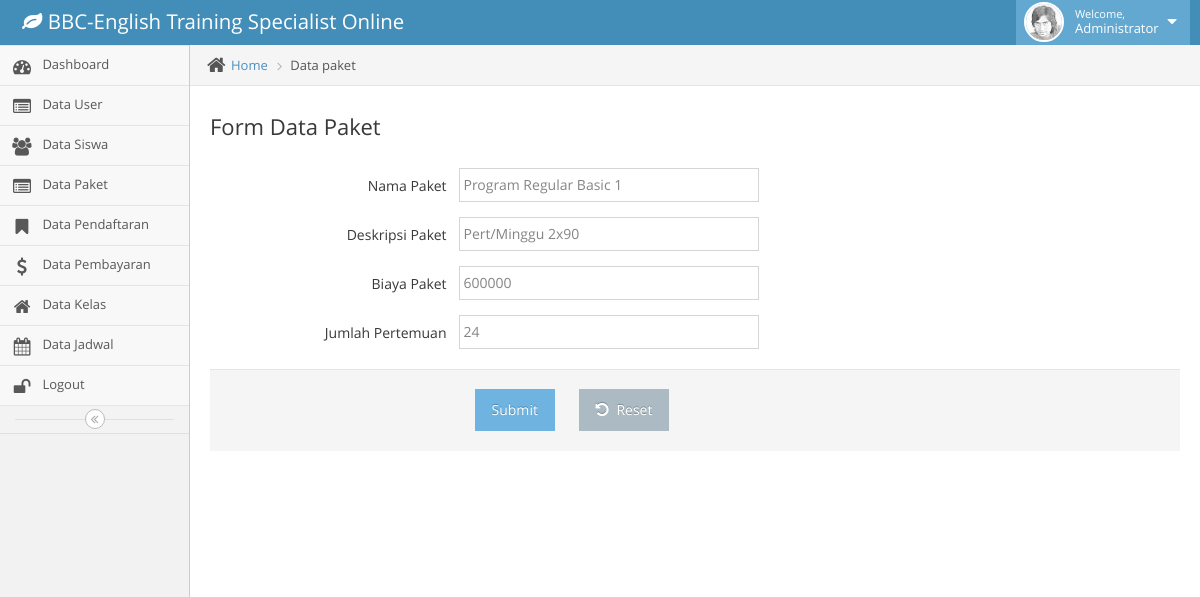
The app's page /admin/index.php?menu=form-paket&id=PKT001&aksi=ubah (signed in) with its own data.
### tables this page shows
CREATE TABLE `mst_paket` (
  `id_paket` char(6) NOT NULL,
  `nama` varchar(100) NOT NULL,
  `deskripsi` text NOT NULL,
  `biaya` double NOT NULL,
  `pertemuan` int(11) NOT NULL
);

### admin/form-paket.php (the view, shortened to what this page needs)
<?php include('./koneksi.php');
$nama = "";
$deskripsi = "";
$biaya = "";
$pertemuan = "";
if (isset($_GET['id'])) {
	$data = mysql_query("select * from mst_paket where id_paket='" . $_GET['id'] . "'") or die(mysql_error());
	while ($row = mysql_fetch_array($data)) {
		$nama = $row['nama'];
		$deskripsi = $row['deskripsi'];
		$biaya  = $row['biaya'];
		$pertemuan  = $row['pertemuan'];
	}
}
?>
<div class="main-content">
	<div class="main-content-inner">
		<div class="breadcrumbs ace-save-state" id="breadcrumbs">
			<ul class="breadcrumb">
				<li>
					<i class="ace-icon fa fa-home home-icon"></i>
					<a href="#">Home</a>
				</li>
				<li class="active">Data paket</li>
			</ul>
		</div>
		<div class="page-content">
			<div class="row">
				<div class="col-xs-12">
					<div class="row">
						<div class="col-xs-12">
							<h3>Form Data Paket</h3><br>
							<?php $action = "tambah";
							if (isset($_GET['aksi'])) {
								$action = $_GET['aksi'];
							}
							?>
							<form class="form-horizontal" role="form" action="proses-paket.php?aksi=<?php echo $action ?>" method="post">
								<div class="form-group">
									<label class="col-sm-3 control-label no-padding-right" for="form-field-1"> Nama Paket </label>
									<div class="col-sm-9">
										<input type="text" id="form-field-1" placeholder="Nama Paket" class="col-xs-10 col-sm-5" name="nama" value="<?php echo $nama; ?>" required />
									</div>
								</div>
								<div class="form-group">
									<label class="col-sm-3 control-label no-padding-right" for="form-field-1"> Deskripsi Paket </label>
									<div class="col-sm-9">
										<input type="text" id="form-field-1" placeholder="Deskripsi paket" class="col-xs-10 col-sm-5" name="deskripsi" value="<?php echo $deskripsi; ?>" required />
									</div>
								</div>
								<div class="form-group">
									<label class="col-sm-3 control-label no-padding-right" for="form-field-1"> Biaya Paket</label>
									<div class="col-sm-9">
										<input type="text" id="form-field-1" placeholder="Nominal biaya" class="col-xs-10 col-sm-5" name="biaya" value="<?php echo $biaya; ?>" required />
									</div>
								</div>
								<div class="form-group">
									<label class="col-sm-3 control-label no-padding-right" for="form-field-1"> Jumlah Pertemuan</label>
									<div class="col-sm-9">
										<input type="text" id="form-field-1" placeholder="Pertemuan" class="col-xs-10 col-sm-5" name="pertemuan" value="<?php echo $pertemuan; ?>" required />
									</div>
								</div>
								<div class="clearfix form-actions">
									<div class="col-md-offset-3 col-md-9">
										<input type="submit" value="Submit" class="btn btn-info">
										<button class="btn" type="reset">
											<i class="ace-icon fa fa-undo bigger-110"></i>
											Reset
										</button>
									</div>
								</div>
							</form>
						</div>
					</div>
				</div>
			</div>
		</div>

### records on screen
mst_paket: nama "Program Regular Basic 1", deskripsi "Pert/Minggu 2x90", biaya "600000", pertemuan "24"
